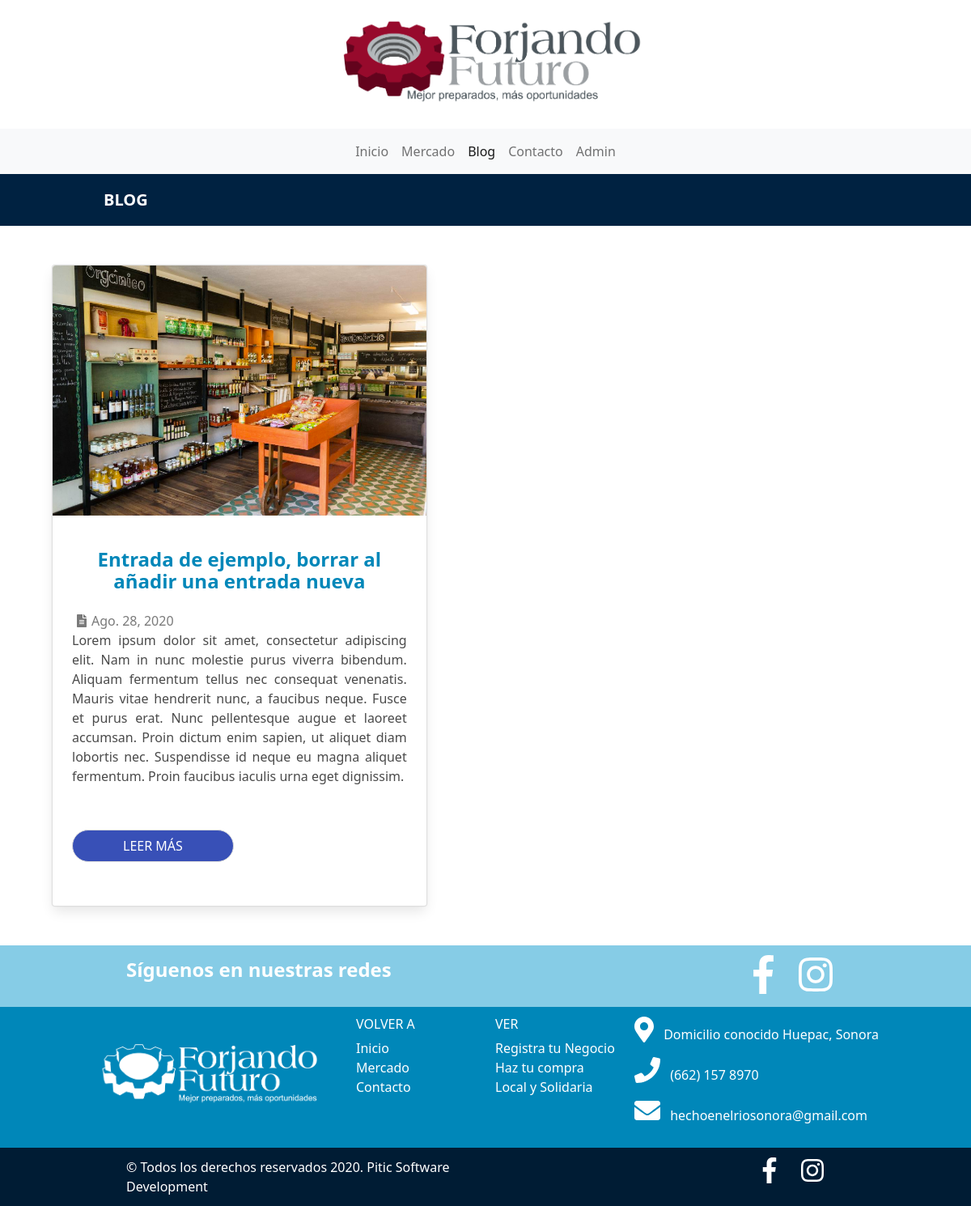
Screenshot of /blog/ with the database file from the repository.
### blog/models.py (models this page shows, shortened)
class Post(models.Model):
    title = models.CharField(max_length=200, verbose_name='Título')
    preview = models.TextField( verbose_name='Texto en vista previa', default='Lorem ipsum dolor sit amet, consectetur adipiscing elit. Nam in nunc molestie purus viverra bibendum. Aliquam fermentum tellus nec consequat venenatis. Mauris vitae hendrerit nunc, a faucibus neque. Fusce et purus erat. Nunc pellentesque augue et laoreet accumsan. Proin dictum enim sapien, ut aliquet diam lobortis nec. Suspendisse id neque eu magna aliquet fermentum. Proin faucibus iaculis urna eget dignissim.' )
    content = RichTextField( verbose_name='Contenido')
    published = models.DateTimeField(verbose_name='Fecha de publicación', default=now)
    image = models.ImageField(verbose_name='Imagen', upload_to='blog', null=True, blank=True)
    author = models.ForeignKey(User, verbose_name='Autor', on_delete=models.CASCADE)
    categories = models.ManyToManyField(Category, verbose_name='Categorías')
    created = models.DateTimeField(auto_now_add=True, verbose_name='Fecha de creación')
    updated = models.DateTimeField(auto_now_add=True, verbose_name='Fecha de modificación')
    comments = models.IntegerField(default=0, editable=False, verbose_name='Comentarios')
    class Meta:
        verbose_name = 'Entrada'
        verbose_name_plural = 'Entradas'
        ordering = ['-created']

### contact/models.py (models this page shows, shortened)
class Bussiness(models.Model):
    key = models.SlugField(verbose_name='Clave', max_length=100, unique=True)
    name= models.CharField(max_length=100, verbose_name='Nombre')
    address= models.CharField(max_length=100, verbose_name='Direccion')
    phone= models.CharField(max_length=100, verbose_name='Telefono')
    email= models.CharField(max_length=100, verbose_name='Correo electrónico')
    class Meta:
        verbose_name = 'Empresa'
        verbose_name_plural = 'Empresa'
        ordering = ['-name']

### blog/views.py (the view)
# urls.py: path('', views.blog, name='blog'),
def blog(request):
    posts = Post.objects.all()
    return render(request, 'blog/blog.html', {'posts':posts})

### contact/processors.py (called while the page is built)
def ctx_dict(request):
    ctx={}
    bussiness = Bussiness.objects.all()[:1]
    for b in bussiness:
        print(b.name)
        ctx[b.key] = b
    return ctx

### blog/templates/blog/blog.html (shortened to what this page needs)
{% extends  'core/base.html' %}
{% load static %}
{% block links %}
    <link href="{% static "blog/css/blog.css" %}" rel="stylesheet">
{% endblock links %}}
{% block content%}
<div class='blog-banner  container is-fluid'>
        <span class=' banner-title is-size-5 has-text-weight-bold ml-6 pl-6 has-text-white'>
            BLOG
        </span>
</div>
<div class='posts mx-5'>
    {%for post in posts%}
        <div class="card my-6 mx-3">
            <div class="card-image">
                <figure class="image ">
                <img src="{{post.image.url}}" alt="Placeholder image">
                </figure>
            </div>
            <div class="card-content">
                <p class="title is-4">{{post.title}}</p>
                <span class='post-date'>
                    <span class="icon has-text-grey">
                        <i class="fas fa-file-alt"></i>
                    </span>
                    <span class=" is-size-6-desktop is-size-7-touch has-text-grey">{{post.published | date:"DATE_FORMAT"}}</span>
                </span>
                <div class="content has-text-justified">
                    {{post.preview}}
                </div>
                <span>
                    <button  class='button has-background-link-dark '>
                        <a href='{% url 'post' post.id %}' class='has-text-white'>
                            LEER MÁS
                        </a>
                    </button>
                </span>
            </div>
        </div>
    {% endfor %}
</div>
{%endblock%}

### core/templates/core/base.html (shortened to what this page needs)
<!DOCTYPE html>
<html lang="es">
<head>
    {% load static %}
    <link rel="stylesheet" href="https://cdn.jsdelivr.net/npm/bulma@0.9.0/css/bulma.min.css">
    <link href="https://cdn.jsdelivr.net/npm/bootstrap@5.0.0-beta1/dist/css/bootstrap.min.css" rel="stylesheet"
>
    <link href="{% static 'core/css/base.css' %}?" rel="stylesheet">
    {% block links %}{% endblock links %}
</head>
<body>
    <div class='header big'>
        <figure class="image header-logo">
            <img src="{% static 'core/img/logos-50a.png'%}" alt="">
        </figure>
    </div>
    <nav class="navbar navbar-expand-lg navbar-light bg-light justify-content-center">
        <div class="collapse navbar-collapse justify-content-center" id="navbarNavAltMarkup">
            <div class="navbar-nav">
                <a class='nav-item nav-link text-center {% if request.path == "/"%} active {% endif %}'
                    href='/'>Inicio</a>
                <a class='nav-item nav-link text-center {% if request.path|slice:":8" == "/market/"%} active {% endif %}'
                    href='/market/company_list/'>
                    Mercado</a>
                <a class='nav-item nav-link text-center {% if request.path|slice:":6" == "/blog/"%} active {% endif %}'
                    href='/blog/'>Blog</a>
                <a class='nav-item nav-link text-center {% if request.path == "/contact/"%} active {% endif %}'
                    href='/contact/'>Contacto</a>
                <a class='nav-item nav-link text-center {% if request.path == "/contact/"%} active {% endif %}'
                    href='/admin/'>Admin</a>
            </div>
        </div>
    </nav>
    {% block content %} {% endblock %}
    <div class="socialcontent">
        <div class="row">
            <div class="col-lg-6 col-sm-12">
                <p>Síguenos en nuestras redes</p>
            </div>
            <div class="col-lg-2 col-sm-12">
            </div>
            <div class="col-lg-2 col-sm-12">
            </div>
            <div class="col-lg-2 col-sm-12 d-flex justify-content-center">
                <a href='https://www.facebook.com/hechoenelriosonora' target="_blank">
                    <i class="fab fa-2x fa-facebook-f"></i>
                </a>
                <a href='https://www.instagram.com/hechoenelriosonora/?hl=es-la' target="_blank">
                    <i class="fab fa-2x fa-instagram"></i>
                </a>
            </div>
        </div>
    </div>
    <div class="uppercontent" >
        <div class="row">
            <div class="col-lg-4 col-sm-12">
                <img class='footer-logo' src="{% static 'core/img/logos-49a.png' %}" alt="">
            </div>
            <div class="col-lg-4 col-sm-12">
                <div class="row">
                    <div class="col-lg-6 col-sm-12">
                        <h6>VOLVER A</h6>
                        <ul>
                            <li>
                                <a href='/'>Inicio</a>
                            </li>
                            <li>
                                <a href='/market/company_list'>Mercado</a>
                            </li>
                            <li>
                                <a href='/contact'>Contacto</a>
                            </li>
                        </ul>
                    </div>
                    <div class="col-lg-6 col-sm-12">
                        <h6>VER</h6>
                        <ul>
                            <li><a href='/market/register/'>Registra tu Negocio</a></li>
                            <li><a href='/market/'>Haz tu compra Local y Solidaria</a></li>
                        </ul>
                    </div>
                </div>
            </div>
            <div class="col-lg-4 col-sm-12">
                <div>
                    <div class="mb-3">
                        <i class=" fas fa-2x fa-map-marker-alt "></i>
                        <span class='px-2'>{{EIDE.address}}</span>
                    </div>
                    <div class="mb-3">
                        <i class=" fas fa-2x fa-phone"></i>
                        <span class='px-2'>{{EIDE.phone}}</span>
                    </div>
                    <div class="mb-3">
                        <i class=" fas fa-2x fa-envelope"></i>
                        <span class='px-2'>{{EIDE.email}}</span>
                    </div>
                </div>
            </div>
        </div>
    </div>
    <div class="bottomcontent">
        <div class="row">
            <div class="col-lg-6 col-sm-12">
                <span>© Todos los derechos reservados 2020.</span>
                <a href='https://piticmkt.com/' target="_blank">Pitic
                        Software Development
                </a>
            </div>
            <div class="col-lg-2 col-sm-12">
            </div>
            <div class="col-lg-2 col-sm-12">
            </div>
            <div class="col-lg-2 col-sm-12 d-flex justify-content-center">
                <a href='https://www.facebook.com/piticmkt/' target="_blank">
                    <i class="fab fa-2x fa-facebook-f"></i>
                </a>
                <a href='https://www.instagram.com/piticmkt/' target="_blank">
                    <i class="fab fa-2x fa-instagram"></i>
                </a>
            </div>
        </div>
    </div>
</body>
</html>

### static/core/css/base.css (style rules this page uses)
body { border: 0; font-size: 100%; margin: 0; padding: 0; }
a { text-decoration: none !important; }
ul { list-style-type: none; padding: 0; }
.title { color: rgb(0, 135, 185); font-size: 2em; font-weight: bold; text-align: center; }
.button { border-radius: 50px; padding: 2% 15%; margin: 30px 0; }
.header { display: flex; justify-content: center; background-repeat: repeta-y; background-size: 100%, 100px; height: fit-content; }
.header-logo { width: 35%; }
.socialcontent { background-color: rgb(134, 204, 230); color: white; font-size: 1.5em; font-weight: bold; padding: 1% 13%; }
.socialcontent svg { color: white; margin: 0 15px; }
.uppercontent { background-color: rgb(0, 135, 185); color: white; padding: 1% 8%; }
.uppercontent a { color: white; }
.bottomcontent { background-color: rgb(0, 28, 52); color: white; font-size: 1em; padding: 1% 13%; }
.bottomcontent a { color: white; }
.bottomcontent svg { color: white; margin: 0 15px; }

### blog/static/blog/css/blog.css (style rules this page uses)
.blog-banner { height: 4rem; background-color: rgb(0, 34, 65); display: flex; flex-direction: column; justify-content: center; align-content: center; }
.posts { display: flex; flex-direction: row; flex-wrap: wrap; }
.card { width: 42%; }
.post-date { display: flex; flex-direction: row; justify-content: start; align-items: center; }
.icon { align-self: center; }

### rows the page displays
Post: image (picture), title "Entrada de ejemplo, borrar al añadir una entrada nueva", published "Ago. 28, 2020", preview "Lorem ipsum dolor sit amet, consectetur adipiscing elit. Nam in nunc molestie purus viverra bibendum. Aliquam fermentum tellus nec consequat venenatis. Mauris vitae hendrerit nunc, a faucibus neque. Fusce et purus erat. Nunc pellentesque augue et laoreet accumsan. Proin dictum enim sapien, ut aliquet diam lobortis nec. Suspendisse id neque eu magna aliquet fermentum. Proin faucibus iaculis urna eget dignissim."
Bussiness: address "Domicilio conocido Huepac, Sonora", phone "(662) 157 8970", email "hechoenelriosonora@gmail.com"
